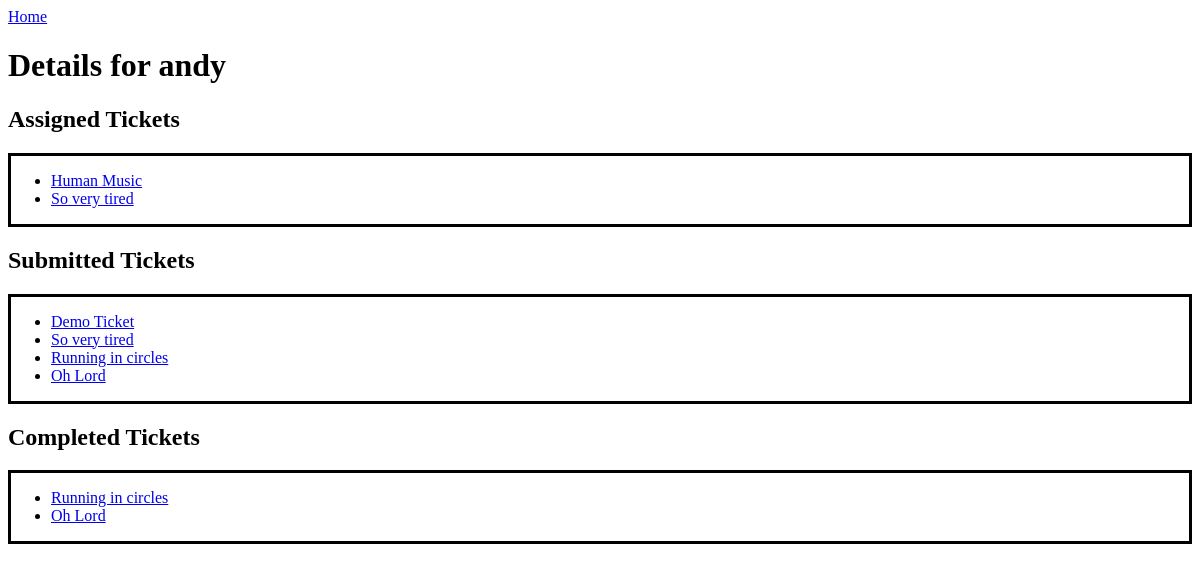
Page /author/1/ (signed in) on the earlier database version.
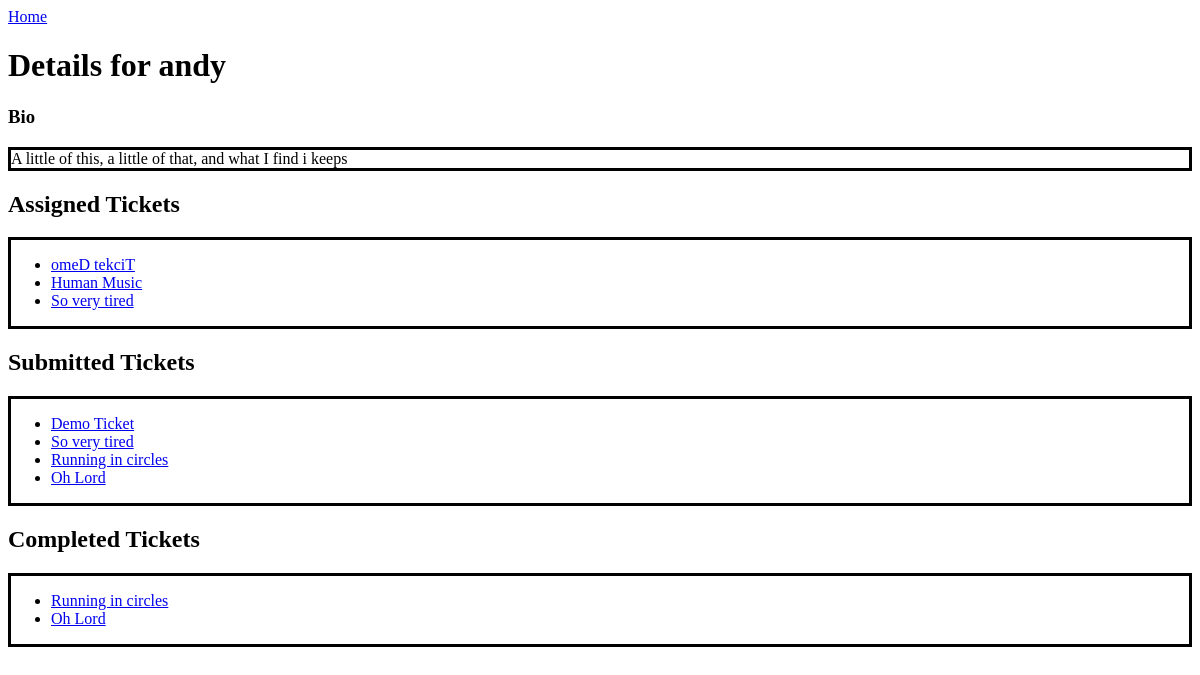
Same page on the later database version.
### bugapp/models.py (models this page shows, shortened)
class Ticket(models.Model):
    STATUSES = (
        ('N', 'New'),
        ('IP', 'In Progress'),
        ('D', 'Done'),
        ('IN', 'Invalid')
    )
    title = models.CharField(max_length=120)
    time_stamp = models.DateTimeField(default=timezone.now)
    description = models.TextField()
    author = models.ForeignKey(CustomUser, on_delete=models.CASCADE, related_name='user_author') # Fix this maybe
    status = models.CharField(max_length=20, null=True, choices=STATUSES, default='N')
    assigned = models.ForeignKey(CustomUser, null=True, on_delete=models.SET_NULL, blank=True, related_name='user_assigned', default=None)
    finishing = models.ForeignKey(CustomUser, null=True, on_delete=models.SET_NULL, blank=True, related_name='user_finished', default=None)

### myuser/models.py (models this page shows)
class CustomUser(AbstractUser):
    bio = models.TextField(max_length=80, null=True, blank=True)
    def __str__(self):
        return self.username

### bugapp/views.py (the view)
# urls.py: path('author/<int:author_id>/', views.author_detail, name='authordetail'),
@login_required
def author_detail(request, author_id):
    current_author = CustomUser.objects.filter(id=author_id).first()
    assigned_tickets = Ticket.objects.filter(assigned=current_author)
    filed_tickets = Ticket.objects.filter(author=current_author)
    completed_tickets = Ticket.objects.filter(finishing=current_author)
    return render(request, 'author_detail.html', {'author': current_author, 'assigned': assigned_tickets, 'filed': filed_tickets, 'completed': completed_tickets })

### templates/author_detail.html
<a href="/">Home</a>
<h1>Details for {{author}}</h1>
{% if author.bio %}
<h3>Bio</h3>
<div style="border:solid black">
{{author.bio}}
</div>
{% endif %}
<h2>Assigned Tickets</h2>
<div style="border:solid black">
    <ul>
{% for ticket in assigned %}
   <li><a href='/ticketdetail/{{ticket.id}}'>{{ticket.title}}</li></a>
{% endfor %}
    </ul></div>
<h2>Submitted Tickets</h2>
<div style="border:solid black">
    <ul>
{% for ticket in filed %}
   <li><a href='/ticketdetail/{{ticket.id}}'>{{ticket.title}}</li></a>
{% endfor %}
    </ul></div>
<h2>Completed Tickets</h2>
<div style="border:solid black">
    <ul>
{% for ticket in completed %}
   <li><a href='/ticketdetail/{{ticket.id}}'>{{ticket.title}}</li></a>
{% endfor %}
    </ul></div>

Differences in the rows shown:
changed CustomUser "andy": bio (not shown) → "A little of this, a little of that, and what I find i keeps"
now on this page (row edited): Ticket: title "omeD tekciT", shown under "Assigned Tickets"
Other differences:
text now shown: "Bio"
